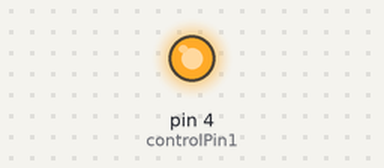
A sketch run on a simulated Arduino Uno, built with avr-gcc and run on an emulated ATmega328P. Shown: output pins drawn as LEDs (lit = HIGH).

Above: at 0.1 s.
Timing chart, 0 to 1.6 s (numbered marks = the images above):
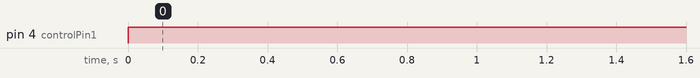

The sketch:

sketch_mar21d.ino
```cpp
int controlPin1 = 4 ;

void setup() {
  // put your setup code here, to run once:
  pinMode(controlPin1, OUTPUT);
}

void loop() {
  // put your main code here, to run repeatedly:
  digitalWrite(controlPin1, HIGH);
}
```

Measured:
- by itself, pin 4 (controlPin1): LOW → HIGH at 0.00 s
